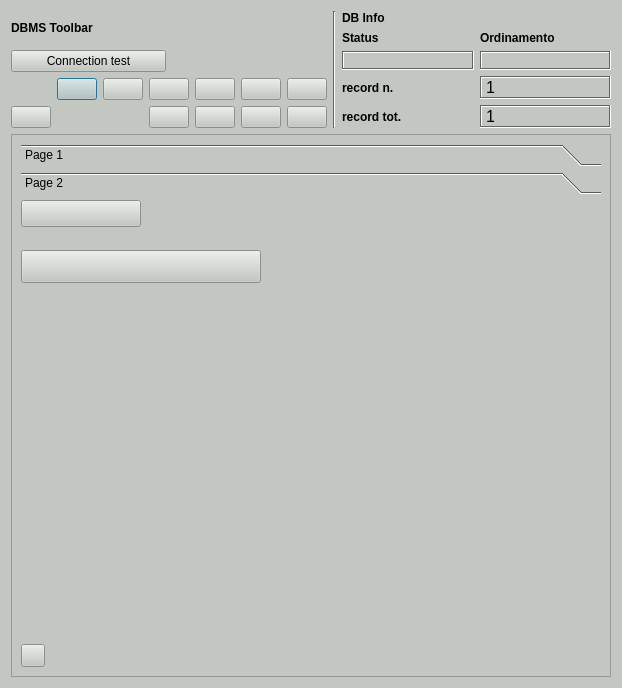
<?xml version="1.0" encoding="UTF-8"?>
<ui version="4.0">
 <class>DialogSite</class>
 <widget class="QDialog" name="DialogSite">
  <property name="geometry">
   <rect>
    <x>0</x>
    <y>0</y>
    <width>622</width>
    <height>688</height>
   </rect>
  </property>
  <property name="minimumSize">
   <size>
    <width>540</width>
    <height>400</height>
   </size>
  </property>
  <property name="palette">
   <palette>
    <active>
     <colorrole role="WindowText">
      <brush brushstyle="SolidPattern">
       <color alpha="255">
        <red>0</red>
        <green>0</green>
        <blue>0</blue>
       </color>
      </brush>
     </colorrole>
     <colorrole role="Button">
      <brush brushstyle="SolidPattern">
       <color alpha="255">
        <red>194</red>
        <green>200</green>
        <blue>193</blue>
       </color>
      </brush>
     </colorrole>
     <colorrole role="Light">
      <brush brushstyle="SolidPattern">
       <color alpha="255">
        <red>255</red>
        <green>255</green>
        <blue>255</blue>
       </color>
      </brush>
     </colorrole>
     <colorrole role="Midlight">
      <brush brushstyle="SolidPattern">
       <color alpha="255">
        <red>224</red>
        <green>227</green>
        <blue>224</blue>
       </color>
      </brush>
     </colorrole>
     <colorrole role="Dark">
      <brush brushstyle="SolidPattern">
       <color alpha="255">
        <red>97</red>
        <green>100</green>
        <blue>96</blue>
       </color>
      </brush>
     </colorrole>
     <colorrole role="Mid">
      <brush brushstyle="SolidPattern">
       <color alpha="255">
        <red>129</red>
        <green>133</green>
        <blue>129</blue>
       </color>
      </brush>
     </colorrole>
     <colorrole role="Text">
      <brush brushstyle="SolidPattern">
       <color alpha="255">
        <red>0</red>
        <green>0</green>
        <blue>0</blue>
       </color>
      </brush>
     </colorrole>
     <colorrole role="BrightText">
      <brush brushstyle="SolidPattern">
       <color alpha="255">
        <red>255</red>
        <green>255</green>
        <blue>255</blue>
       </color>
      </brush>
     </colorrole>
     <colorrole role="ButtonText">
      <brush brushstyle="SolidPattern">
       <color alpha="255">
        <red>0</red>
        <green>0</green>
        <blue>0</blue>
       </color>
      </brush>
     </colorrole>
     <colorrole role="Base">
      <brush brushstyle="SolidPattern">
       <color alpha="255">
        <red>255</red>
        <green>255</green>
        <blue>255</blue>
       </color>
      </brush>
     </colorrole>
     <colorrole role="Window">
      <brush brushstyle="SolidPattern">
       <color alpha="255">
        <red>194</red>
        <green>200</green>
        <blue>193</blue>
       </color>
      </brush>
     </colorrole>
     <colorrole role="Shadow">
      <brush brushstyle="SolidPattern">
       <color alpha="255">
        <red>0</red>
        <green>0</green>
        <blue>0</blue>
       </color>
      </brush>
     </colorrole>
     <colorrole role="AlternateBase">
      <brush brushstyle="SolidPattern">
       <color alpha="255">
        <red>224</red>
        <green>227</green>
        <blue>224</blue>
       </color>
      </brush>
     </colorrole>
     <colorrole role="ToolTipBase">
      <brush brushstyle="SolidPattern">
       <color alpha="255">
        <red>255</red>
        <green>255</green>
        <blue>220</blue>
       </color>
      </brush>
     </colorrole>
     <colorrole role="ToolTipText">
      <brush brushstyle="SolidPattern">
       <color alpha="255">
        <red>0</red>
        <green>0</green>
        <blue>0</blue>
       </color>
      </brush>
     </colorrole>
    </active>
    <inactive>
     <colorrole role="WindowText">
      <brush brushstyle="SolidPattern">
       <color alpha="255">
        <red>0</red>
        <green>0</green>
        <blue>0</blue>
       </color>
      </brush>
     </colorrole>
     <colorrole role="Button">
      <brush brushstyle="SolidPattern">
       <color alpha="255">
        <red>194</red>
        <green>200</green>
        <blue>193</blue>
       </color>
      </brush>
     </colorrole>
     <colorrole role="Light">
      <brush brushstyle="SolidPattern">
       <color alpha="255">
        <red>255</red>
        <green>255</green>
        <blue>255</blue>
       </color>
      </brush>
     </colorrole>
     <colorrole role="Midlight">
      <brush brushstyle="SolidPattern">
       <color alpha="255">
        <red>224</red>
        <green>227</green>
        <blue>224</blue>
       </color>
      </brush>
     </colorrole>
     <colorrole role="Dark">
      <brush brushstyle="SolidPattern">
       <color alpha="255">
        <red>97</red>
        <green>100</green>
        <blue>96</blue>
       </color>
      </brush>
     </colorrole>
     <colorrole role="Mid">
      <brush brushstyle="SolidPattern">
       <color alpha="255">
        <red>129</red>
        <green>133</green>
        <blue>129</blue>
       </color>
      </brush>
     </colorrole>
     <colorrole role="Text">
      <brush brushstyle="SolidPattern">
       <color alpha="255">
        <red>0</red>
        <green>0</green>
        <blue>0</blue>
       </color>
      </brush>
     </colorrole>
     <colorrole role="BrightText">
      <brush brushstyle="SolidPattern">
       <color alpha="255">
        <red>255</red>
        <green>255</green>
        <blue>255</blue>
       </color>
      </brush>
     </colorrole>
     <colorrole role="ButtonText">
      <brush brushstyle="SolidPattern">
       <color alpha="255">
        <red>0</red>
        <green>0</green>
        <blue>0</blue>
       </color>
      </brush>
     </colorrole>
     <colorrole role="Base">
      <brush brushstyle="SolidPattern">
       <color alpha="255">
        <red>255</red>
        <green>255</green>
        <blue>255</blue>
       </color>
      </brush>
     </colorrole>
     <colorrole role="Window">
      <brush brushstyle="SolidPattern">
       <color alpha="255">
        <red>194</red>
        <green>200</green>
        <blue>193</blue>
       </color>
      </brush>
     </colorrole>
     <colorrole role="Shadow">
      <brush brushstyle="SolidPattern">
       <color alpha="255">
        <red>0</red>
        <green>0</green>
        <blue>0</blue>
       </color>
      </brush>
     </colorrole>
     <colorrole role="AlternateBase">
      <brush brushstyle="SolidPattern">
       <color alpha="255">
        <red>224</red>
        <green>227</green>
        <blue>224</blue>
       </color>
      </brush>
     </colorrole>
     <colorrole role="ToolTipBase">
      <brush brushstyle="SolidPattern">
       <color alpha="255">
        <red>255</red>
        <green>255</green>
        <blue>220</blue>
       </color>
      </brush>
     </colorrole>
     <colorrole role="ToolTipText">
      <brush brushstyle="SolidPattern">
       <color alpha="255">
        <red>0</red>
        <green>0</green>
        <blue>0</blue>
       </color>
      </brush>
     </colorrole>
    </inactive>
    <disabled>
     <colorrole role="WindowText">
      <brush brushstyle="SolidPattern">
       <color alpha="255">
        <red>97</red>
        <green>100</green>
        <blue>96</blue>
       </color>
      </brush>
     </colorrole>
     <colorrole role="Button">
      <brush brushstyle="SolidPattern">
       <color alpha="255">
        <red>194</red>
        <green>200</green>
        <blue>193</blue>
       </color>
      </brush>
     </colorrole>
     <colorrole role="Light">
      <brush brushstyle="SolidPattern">
       <color alpha="255">
        <red>255</red>
        <green>255</green>
        <blue>255</blue>
       </color>
      </brush>
     </colorrole>
     <colorrole role="Midlight">
      <brush brushstyle="SolidPattern">
       <color alpha="255">
        <red>224</red>
        <green>227</green>
        <blue>224</blue>
       </color>
      </brush>
     </colorrole>
     <colorrole role="Dark">
      <brush brushstyle="SolidPattern">
       <color alpha="255">
        <red>97</red>
        <green>100</green>
        <blue>96</blue>
       </color>
      </brush>
     </colorrole>
     <colorrole role="Mid">
      <brush brushstyle="SolidPattern">
       <color alpha="255">
        <red>129</red>
        <green>133</green>
        <blue>129</blue>
       </color>
      </brush>
     </colorrole>
     <colorrole role="Text">
      <brush brushstyle="SolidPattern">
       <color alpha="255">
        <red>97</red>
        <green>100</green>
        <blue>96</blue>
       </color>
      </brush>
     </colorrole>
     <colorrole role="BrightText">
      <brush brushstyle="SolidPattern">
       <color alpha="255">
        <red>255</red>
        <green>255</green>
        <blue>255</blue>
       </color>
      </brush>
     </colorrole>
     <colorrole role="ButtonText">
      <brush brushstyle="SolidPattern">
       <color alpha="255">
        <red>97</red>
        <green>100</green>
        <blue>96</blue>
       </color>
      </brush>
     </colorrole>
     <colorrole role="Base">
      <brush brushstyle="SolidPattern">
       <color alpha="255">
        <red>194</red>
        <green>200</green>
        <blue>193</blue>
       </color>
      </brush>
     </colorrole>
     <colorrole role="Window">
      <brush brushstyle="SolidPattern">
       <color alpha="255">
        <red>194</red>
        <green>200</green>
        <blue>193</blue>
       </color>
      </brush>
     </colorrole>
     <colorrole role="Shadow">
      <brush brushstyle="SolidPattern">
       <color alpha="255">
        <red>0</red>
        <green>0</green>
        <blue>0</blue>
       </color>
      </brush>
     </colorrole>
     <colorrole role="AlternateBase">
      <brush brushstyle="SolidPattern">
       <color alpha="255">
        <red>194</red>
        <green>200</green>
        <blue>193</blue>
       </color>
      </brush>
     </colorrole>
     <colorrole role="ToolTipBase">
      <brush brushstyle="SolidPattern">
       <color alpha="255">
        <red>255</red>
        <green>255</green>
        <blue>220</blue>
       </color>
      </brush>
     </colorrole>
     <colorrole role="ToolTipText">
      <brush brushstyle="SolidPattern">
       <color alpha="255">
        <red>0</red>
        <green>0</green>
        <blue>0</blue>
       </color>
      </brush>
     </colorrole>
    </disabled>
   </palette>
  </property>
  <property name="windowTitle">
   <string>pyArchInit Gestione Scavi - Scheda Sito</string>
  </property>
  <property name="windowIcon">
   <iconset resource="../../resources/resources.qrc">
    <normaloff>:/icons/iconSite.png</normaloff>:/icons/iconSite.png</iconset>
  </property>
  <layout class="QGridLayout" name="gridLayout_11">
   <item row="0" column="0">
    <layout class="QHBoxLayout" name="horizontalLayout">
     <item>
      <layout class="QGridLayout" name="gridLayout_2">
       <item row="0" column="0">
        <widget class="QLabel" name="label_29">
         <property name="font">
          <font>
           <weight>75</weight>
           <bold>true</bold>
          </font>
         </property>
         <property name="text">
          <string>DBMS Toolbar</string>
         </property>
        </widget>
       </item>
       <item row="2" column="0" colspan="2">
        <layout class="QGridLayout" name="gridLayout">
         <item row="0" column="5">
          <widget class="QPushButton" name="pushButton_first_rec">
           <property name="toolTip">
            <string>First rec</string>
           </property>
           <property name="text">
            <string/>
           </property>
           <property name="icon">
            <iconset resource="../../resources/resources.qrc">
             <normaloff>:/icons/5_leftArrows.png</normaloff>:/icons/5_leftArrows.png</iconset>
           </property>
          </widget>
         </item>
         <item row="0" column="7">
          <widget class="QPushButton" name="pushButton_next_rec">
           <property name="toolTip">
            <string>Next rec</string>
           </property>
           <property name="text">
            <string/>
           </property>
           <property name="icon">
            <iconset resource="../../resources/resources.qrc">
             <normaloff>:/icons/6_rightArrow.png</normaloff>:/icons/6_rightArrow.png</iconset>
           </property>
          </widget>
         </item>
         <item row="0" column="8">
          <widget class="QPushButton" name="pushButton_last_rec">
           <property name="toolTip">
            <string>Last rec</string>
           </property>
           <property name="text">
            <string/>
           </property>
           <property name="icon">
            <iconset resource="../../resources/resources.qrc">
             <normaloff>:/icons/7_rightArrows.png</normaloff>:/icons/7_rightArrows.png</iconset>
           </property>
          </widget>
         </item>
         <item row="0" column="9">
          <widget class="QPushButton" name="pushButton_new_rec">
           <property name="font">
            <font>
             <pointsize>9</pointsize>
            </font>
           </property>
           <property name="toolTip">
            <string>New record</string>
           </property>
           <property name="text">
            <string/>
           </property>
           <property name="icon">
            <iconset resource="../../resources/resources.qrc">
             <normaloff>:/icons/newrec.png</normaloff>:/icons/newrec.png</iconset>
           </property>
          </widget>
         </item>
         <item row="0" column="10">
          <widget class="QPushButton" name="pushButton_save">
           <property name="font">
            <font>
             <pointsize>9</pointsize>
            </font>
           </property>
           <property name="toolTip">
            <string>Save</string>
           </property>
           <property name="text">
            <string/>
           </property>
           <property name="icon">
            <iconset resource="../../resources/resources.qrc">
             <normaloff>:/icons/b_save.png</normaloff>:/icons/b_save.png</iconset>
           </property>
           <property name="autoDefault">
            <bool>false</bool>
           </property>
          </widget>
         </item>
         <item row="1" column="7">
          <widget class="QPushButton" name="pushButton_new_search">
           <property name="font">
            <font>
             <pointsize>9</pointsize>
            </font>
           </property>
           <property name="toolTip">
            <string>new search</string>
           </property>
           <property name="text">
            <string/>
           </property>
           <property name="icon">
            <iconset resource="../../resources/resources.qrc">
             <normaloff>:/icons/new_search.png</normaloff>:/icons/new_search.png</iconset>
           </property>
          </widget>
         </item>
         <item row="1" column="8">
          <widget class="QPushButton" name="pushButton_search_go">
           <property name="font">
            <font>
             <pointsize>9</pointsize>
            </font>
           </property>
           <property name="toolTip">
            <string>search !!!</string>
           </property>
           <property name="text">
            <string/>
           </property>
           <property name="icon">
            <iconset resource="../../resources/resources.qrc">
             <normaloff>:/icons/search.png</normaloff>:/icons/search.png</iconset>
           </property>
          </widget>
         </item>
         <item row="1" column="9">
          <widget class="QPushButton" name="pushButton_sort">
           <property name="font">
            <font>
             <pointsize>9</pointsize>
            </font>
           </property>
           <property name="toolTip">
            <string>Order by</string>
           </property>
           <property name="text">
            <string/>
           </property>
           <property name="icon">
            <iconset resource="../../resources/resources.qrc">
             <normaloff>:/icons/sort.png</normaloff>:/icons/sort.png</iconset>
           </property>
          </widget>
         </item>
         <item row="1" column="10">
          <widget class="QPushButton" name="pushButton_view_all">
           <property name="font">
            <font>
             <pointsize>9</pointsize>
            </font>
           </property>
           <property name="toolTip">
            <string>View alls records</string>
           </property>
           <property name="text">
            <string/>
           </property>
           <property name="icon">
            <iconset resource="../../resources/resources.qrc">
             <normaloff>:/icons/view_all.png</normaloff>:/icons/view_all.png</iconset>
           </property>
          </widget>
         </item>
         <item row="1" column="2">
          <widget class="QPushButton" name="pushButton_delete">
           <property name="enabled">
            <bool>true</bool>
           </property>
           <property name="font">
            <font>
             <pointsize>9</pointsize>
            </font>
           </property>
           <property name="toolTip">
            <string>Delete record</string>
           </property>
           <property name="text">
            <string/>
           </property>
           <property name="icon">
            <iconset resource="../../resources/resources.qrc">
             <normaloff>:/icons/delete.png</normaloff>:/icons/delete.png</iconset>
           </property>
          </widget>
         </item>
         <item row="0" column="6">
          <widget class="QPushButton" name="pushButton_prev_rec">
           <property name="toolTip">
            <string>Prev rec</string>
           </property>
           <property name="text">
            <string/>
           </property>
           <property name="icon">
            <iconset resource="../../resources/resources.qrc">
             <normaloff>:/icons/4_leftArrow.png</normaloff>:/icons/4_leftArrow.png</iconset>
           </property>
          </widget>
         </item>
        </layout>
       </item>
       <item row="1" column="0">
        <widget class="QPushButton" name="pushButton_connect">
         <property name="text">
          <string>Connection test</string>
         </property>
        </widget>
       </item>
      </layout>
     </item>
     <item>
      <widget class="Line" name="line_6">
       <property name="orientation">
        <enum>Qt::Vertical</enum>
       </property>
      </widget>
     </item>
     <item>
      <layout class="QGridLayout" name="gridLayout_5">
       <item row="0" column="0">
        <widget class="QLabel" name="label_42">
         <property name="font">
          <font>
           <weight>75</weight>
           <bold>true</bold>
          </font>
         </property>
         <property name="autoFillBackground">
          <bool>true</bool>
         </property>
         <property name="text">
          <string>DB Info</string>
         </property>
        </widget>
       </item>
       <item row="1" column="0">
        <layout class="QGridLayout" name="gridLayout_4">
         <item row="0" column="1">
          <widget class="QLabel" name="label_43">
           <property name="font">
            <font>
             <pointsize>9</pointsize>
             <weight>75</weight>
             <bold>true</bold>
            </font>
           </property>
           <property name="text">
            <string>Ordinamento</string>
           </property>
           <property name="margin">
            <number>0</number>
           </property>
          </widget>
         </item>
         <item row="1" column="0">
          <widget class="QLabel" name="label_status">
           <property name="minimumSize">
            <size>
             <width>40</width>
             <height>0</height>
            </size>
           </property>
           <property name="font">
            <font>
             <pointsize>10</pointsize>
             <weight>75</weight>
             <bold>true</bold>
            </font>
           </property>
           <property name="cursor">
            <cursorShape>ForbiddenCursor</cursorShape>
           </property>
           <property name="mouseTracking">
            <bool>false</bool>
           </property>
           <property name="contextMenuPolicy">
            <enum>Qt::DefaultContextMenu</enum>
           </property>
           <property name="frameShape">
            <enum>QFrame::Shape::Box</enum>
           </property>
           <property name="frameShadow">
            <enum>QFrame::Shadow::Sunken</enum>
           </property>
           <property name="text">
            <string/>
           </property>
           <property name="alignment">
            <set>Qt::AlignCenter</set>
           </property>
           <property name="margin">
            <number>0</number>
           </property>
          </widget>
         </item>
         <item row="1" column="1">
          <widget class="QLabel" name="label_sort">
           <property name="font">
            <font>
             <pointsize>10</pointsize>
             <weight>75</weight>
             <bold>true</bold>
            </font>
           </property>
           <property name="cursor">
            <cursorShape>ForbiddenCursor</cursorShape>
           </property>
           <property name="mouseTracking">
            <bool>false</bool>
           </property>
           <property name="contextMenuPolicy">
            <enum>Qt::DefaultContextMenu</enum>
           </property>
           <property name="frameShape">
            <enum>QFrame::Shape::Box</enum>
           </property>
           <property name="frameShadow">
            <enum>QFrame::Shadow::Sunken</enum>
           </property>
           <property name="text">
            <string/>
           </property>
           <property name="alignment">
            <set>Qt::AlignCenter</set>
           </property>
           <property name="margin">
            <number>0</number>
           </property>
          </widget>
         </item>
         <item row="0" column="0">
          <widget class="QLabel" name="label_34">
           <property name="font">
            <font>
             <pointsize>9</pointsize>
             <weight>75</weight>
             <bold>true</bold>
            </font>
           </property>
           <property name="text">
            <string>Status</string>
           </property>
           <property name="margin">
            <number>0</number>
           </property>
          </widget>
         </item>
        </layout>
       </item>
       <item row="2" column="0">
        <layout class="QGridLayout" name="gridLayout_3">
         <item row="0" column="0">
          <widget class="QLabel" name="label_27">
           <property name="font">
            <font>
             <pointsize>9</pointsize>
             <weight>75</weight>
             <bold>true</bold>
            </font>
           </property>
           <property name="text">
            <string>record n.</string>
           </property>
           <property name="margin">
            <number>0</number>
           </property>
          </widget>
         </item>
         <item row="0" column="1">
          <widget class="QLabel" name="label_rec_corrente">
           <property name="font">
            <font>
             <family>Microsoft Sans Serif</family>
             <pointsize>12</pointsize>
            </font>
           </property>
           <property name="cursor">
            <cursorShape>ForbiddenCursor</cursorShape>
           </property>
           <property name="mouseTracking">
            <bool>false</bool>
           </property>
           <property name="contextMenuPolicy">
            <enum>Qt::DefaultContextMenu</enum>
           </property>
           <property name="frameShape">
            <enum>QFrame::Shape::Box</enum>
           </property>
           <property name="frameShadow">
            <enum>QFrame::Shadow::Sunken</enum>
           </property>
           <property name="text">
            <string>1</string>
           </property>
          </widget>
         </item>
         <item row="1" column="0">
          <widget class="QLabel" name="label_28">
           <property name="font">
            <font>
             <pointsize>9</pointsize>
             <weight>75</weight>
             <bold>true</bold>
            </font>
           </property>
           <property name="text">
            <string>record tot.</string>
           </property>
           <property name="margin">
            <number>0</number>
           </property>
          </widget>
         </item>
         <item row="1" column="1">
          <widget class="QLabel" name="label_rec_tot">
           <property name="font">
            <font>
             <family>Microsoft Sans Serif</family>
             <pointsize>12</pointsize>
            </font>
           </property>
           <property name="cursor">
            <cursorShape>ForbiddenCursor</cursorShape>
           </property>
           <property name="mouseTracking">
            <bool>false</bool>
           </property>
           <property name="contextMenuPolicy">
            <enum>Qt::DefaultContextMenu</enum>
           </property>
           <property name="frameShape">
            <enum>QFrame::Shape::Box</enum>
           </property>
           <property name="frameShadow">
            <enum>QFrame::Shadow::Sunken</enum>
           </property>
           <property name="text">
            <string>1</string>
           </property>
          </widget>
         </item>
        </layout>
       </item>
      </layout>
     </item>
    </layout>
   </item>
   <item row="2" column="0">
    <widget class="QScrollArea" name="scrollArea">
     <property name="widgetResizable">
      <bool>true</bool>
     </property>
     <widget class="QWidget" name="scrollAreaWidgetContents">
      <property name="geometry">
       <rect>
        <x>0</x>
        <y>0</y>
        <width>598</width>
        <height>504</height>
       </rect>
      </property>
      <layout class="QFormLayout" name="formLayout">
       <item row="3" column="0">
        <widget class="QgsSymbolButton" name="mSymbolButton"/>
       </item>
       <item row="0" column="0" colspan="2">
        <widget class="QToolBox" name="toolBox">
         <property name="currentIndex">
          <number>1</number>
         </property>
         <widget class="QWidget" name="page">
          <property name="geometry">
           <rect>
            <x>0</x>
            <y>0</y>
            <width>576</width>
            <height>85</height>
           </rect>
          </property>
          <attribute name="label">
           <string>Page 1</string>
          </attribute>
          <widget class="QgsColorButton" name="mColorButton">
           <property name="geometry">
            <rect>
             <x>0</x>
             <y>0</y>
             <width>120</width>
             <height>26</height>
            </rect>
           </property>
          </widget>
          <widget class="QgsFontButton" name="mFontButton">
           <property name="geometry">
            <rect>
             <x>0</x>
             <y>30</y>
             <width>240</width>
             <height>33</height>
            </rect>
           </property>
          </widget>
         </widget>
         <widget class="QWidget" name="page_2">
          <property name="geometry">
           <rect>
            <x>0</x>
            <y>0</y>
            <width>576</width>
            <height>85</height>
           </rect>
          </property>
          <attribute name="label">
           <string>Page 2</string>
          </attribute>
          <widget class="QgsColorButton" name="mColorButton_2">
           <property name="geometry">
            <rect>
             <x>0</x>
             <y>0</y>
             <width>120</width>
             <height>27</height>
            </rect>
           </property>
          </widget>
          <widget class="QgsFontButton" name="mFontButton_2">
           <property name="geometry">
            <rect>
             <x>0</x>
             <y>50</y>
             <width>240</width>
             <height>33</height>
            </rect>
           </property>
          </widget>
         </widget>
        </widget>
       </item>
      </layout>
     </widget>
    </widget>
   </item>
  </layout>
 </widget>
 <customwidgets>
  <customwidget>
   <class>QgsColorButton</class>
   <extends>QToolButton</extends>
   <header>qgscolorbutton.h</header>
  </customwidget>
  <customwidget>
   <class>QgsFontButton</class>
   <extends>QToolButton</extends>
   <header>qgsfontbutton.h</header>
  </customwidget>
  <customwidget>
   <class>QgsSymbolButton</class>
   <extends>QToolButton</extends>
   <header>qgssymbolbutton.h</header>
  </customwidget>
 </customwidgets>
 <resources>
  <include location="../../resources/resources.qrc"/>
 </resources>
 <connections/>
</ui>
